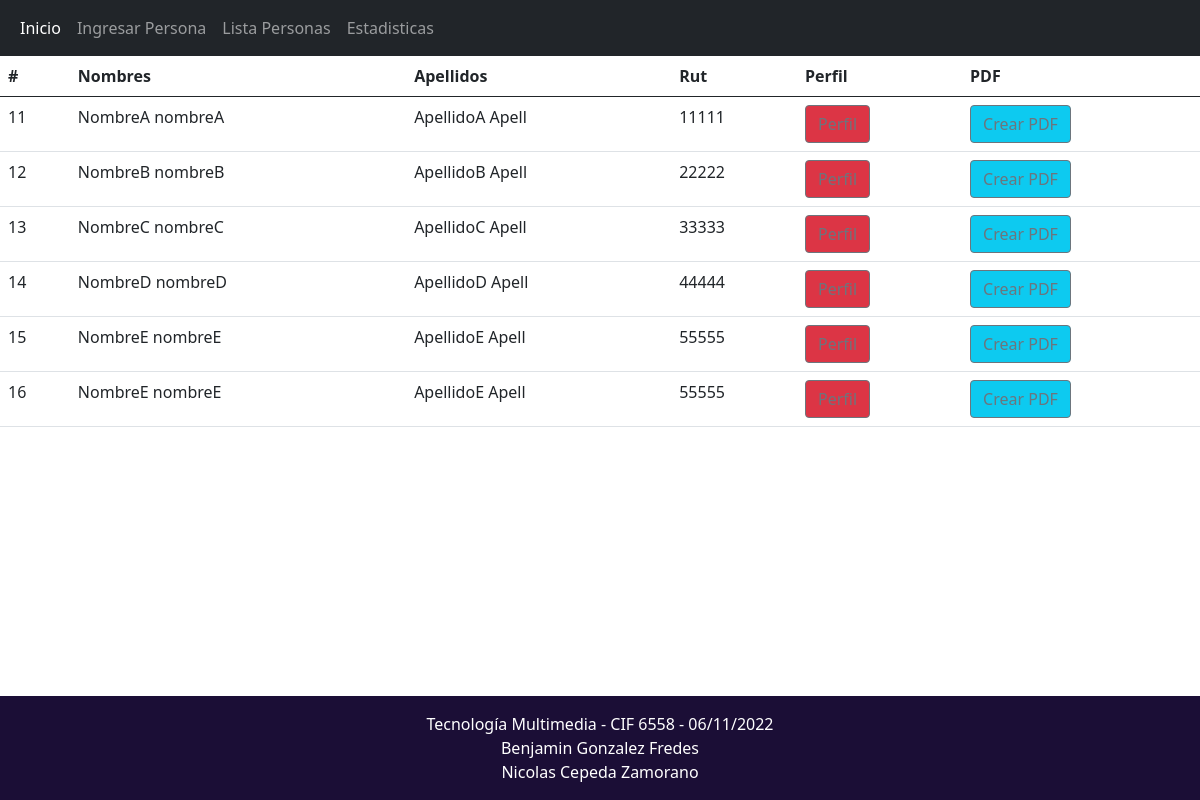
/listausuarios.php, run on the app's committed database.
### tables this page shows
CREATE TABLE `usuarios` (
  `id` int(11) NOT NULL,
  `nombres` varchar(15) NOT NULL,
  `apellidos` varchar(15) NOT NULL,
  `nacionalidad` varchar(10) NOT NULL,
  `genero` int(1) NOT NULL,
  `ciudad_residencia` varchar(30) NOT NULL,
  `foto` varchar(100) NOT NULL,
  `fecha_nacimiento` date NOT NULL,
  `rut` int(11) NOT NULL
);

### listausuarios.php (the view, shortened to what this page needs)
<?php
include "conn.php";
?>
<!DOCTYPE html>
<html lang="en">
<head>
    <link href="https://cdn.jsdelivr.net/npm/bootstrap@5.0.2/dist/css/bootstrap.min.css" rel="stylesheet">
</head>
<body>
    <nav class="navbar navbar-expand-lg navbar navbar-dark bg-dark"">
        <div class="container-fluid">
          <div class="collapse navbar-collapse" id="navbarNavAltMarkup">
            <div class="navbar-nav">
              <a class="nav-link active" aria-current="page" href="index.html">Inicio</a>
              <a class="nav-link" href="registro.php">Ingresar Persona</a>
              <a class="nav-link" href="#">Lista Personas</a>
              <a class="nav-link" href="estadisticas.php">Estadisticas</a>
            </div>
          </div>
        </div>
      </nav>
<table class="table">
    <thead>
        <tr>
            <th scope="col">#</th>
            <th scope="col">Nombres</th>
            <th scope="col">Apellidos</th>
            <th scope="col">Rut</th>
            <th scope="col">Perfil</th>
            <th scope="col">PDF</th>
            </tr>
    </thead>
<?php
    $query = mysqli_query($conexion,"SELECT id, nombres, apellidos, fecha_nacimiento, rut, nacionalidad, genero, ciudad_residencia, foto FROM usuarios");
    $result = mysqli_num_rows($query);
    if($result > 0){
        while ($data = mysqli_fetch_array($query)){
?>
    <tr>
        <td><?php echo $data["id"]; ?></td>
        <td><?php echo $data["nombres"]; ?></td>
        <td><?php echo $data["apellidos"]; ?></td>
        <td><?php echo $data["rut"]; ?></td>
        <td><a href="usuario.php?id=<?php echo $data["id"]?>"><button type='button'
        class='btn btn-danger btn-outline-secondary'>Perfil</button></a></td>
        <td><a href="crear_pdf.php?id=<?php echo $data["id"]?>&nombres=<?php echo $data["nombres"]?>&apellidos=<?php echo $data["apellidos"]?>&fecha_nacimiento=<?php echo $data["fecha_nacimiento"]?>&rut=<?php echo $data["rut"]?>&nacionalidad=<?php echo $data["nacionalidad"]?>&genero=<?php echo $data["genero"]?>&ciudad_residencia=<?php echo $data["ciudad_residencia"]?>&foto=<?php echo $data["foto"]?>">
        <button type='button' class='btn btn-info btn-outline-secondary'>Crear PDF</button></a></td>
    </tr>
<?php
        }
    }
?>
</table>
      <footer class="text-center text-white fixed-bottom" style="background-color: #221144;">
        <div class="text-center p-3" style="background-color: rgba(0, 0, 0, 0.2);">
            Tecnología Multimedia - CIF 6558 - 06/11/2022 <br>
            Benjamin Gonzalez Fredes <br>
            Nicolas Cepeda Zamorano
        </div>
      </footer>
</body>
</html>

### data on the page
usuarios: id "11", nombres "NombreA nombreA", apellidos "ApellidoA Apell", rut "11111"
usuarios: id "12", nombres "NombreB nombreB", apellidos "ApellidoB Apell", rut "22222"
usuarios: id "13", nombres "NombreC nombreC", apellidos "ApellidoC Apell", rut "33333"
usuarios: id "14", nombres "NombreD nombreD", apellidos "ApellidoD Apell", rut "44444"
usuarios: id "15", nombres "NombreE nombreE", apellidos "ApellidoE Apell", rut "55555"
usuarios: id "16", nombres "NombreE nombreE", apellidos "ApellidoE Apell", rut "55555"
